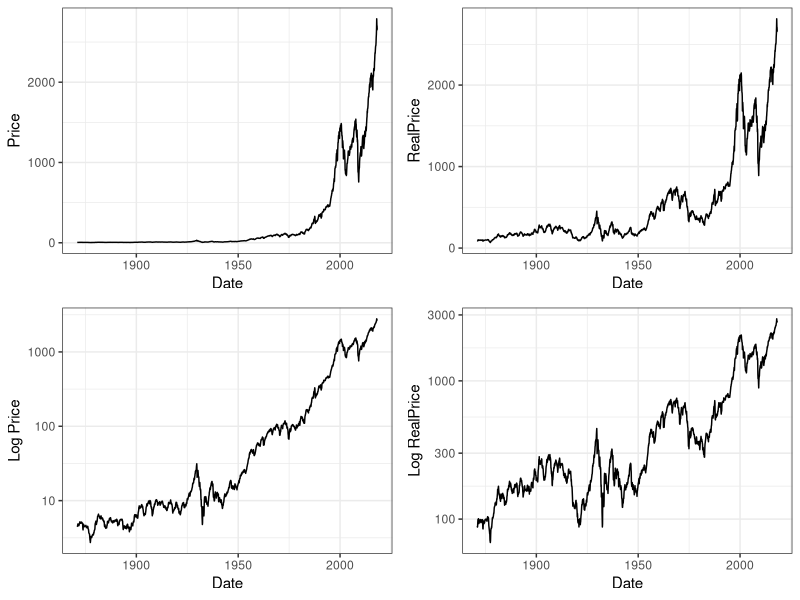
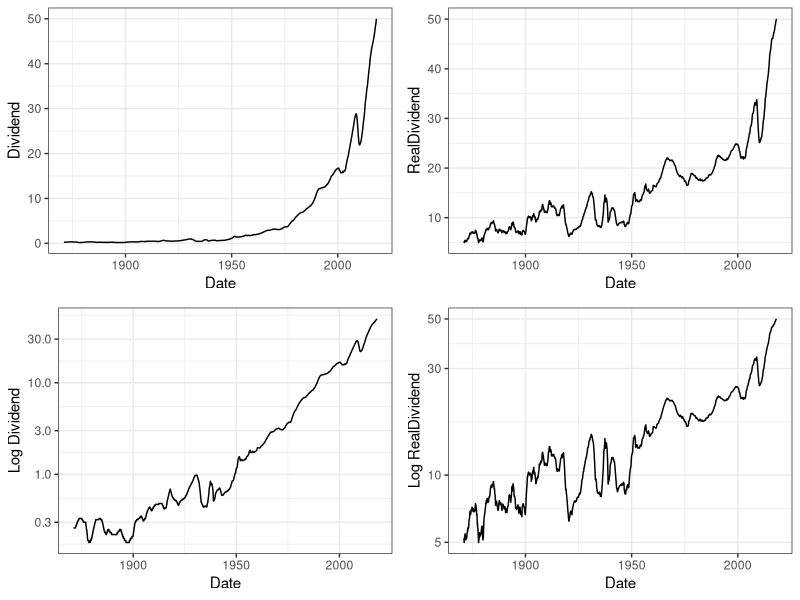
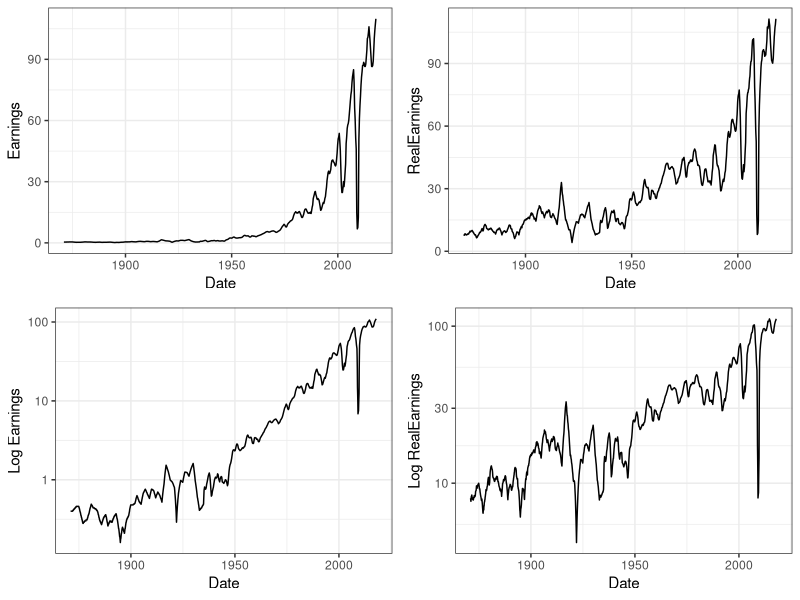
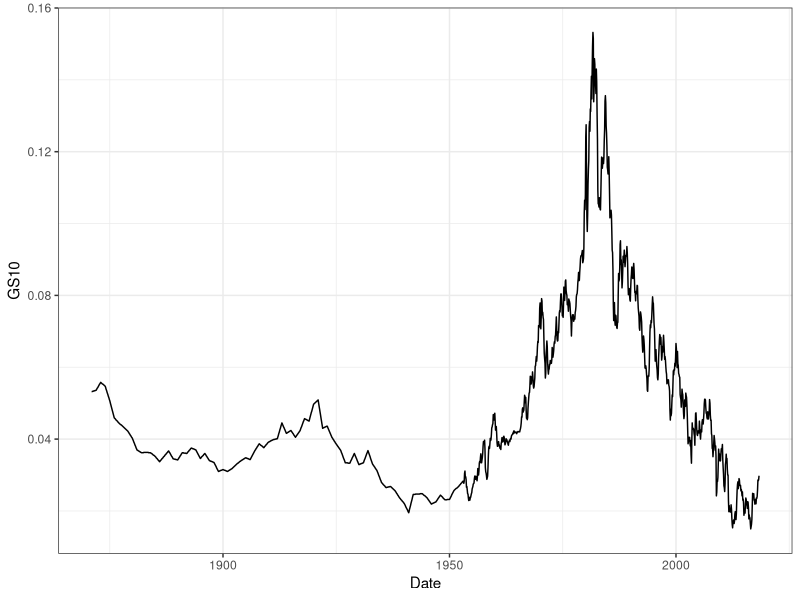
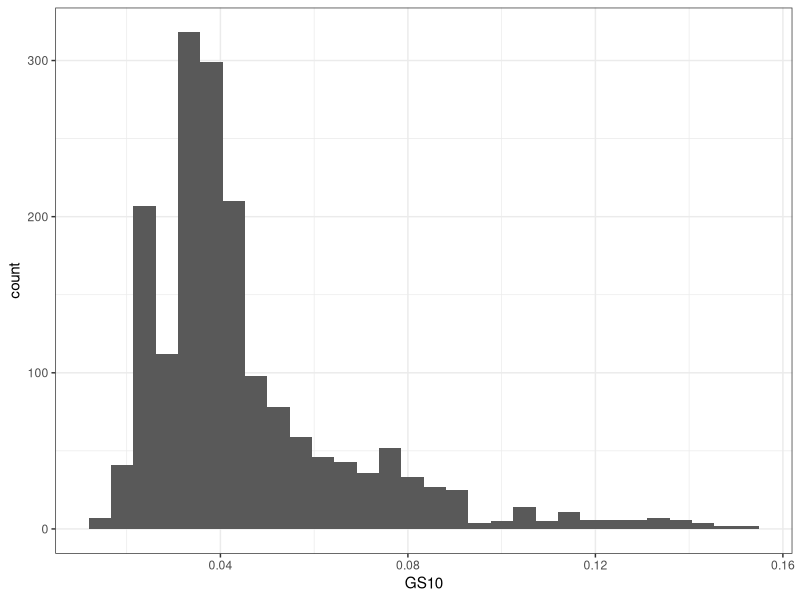
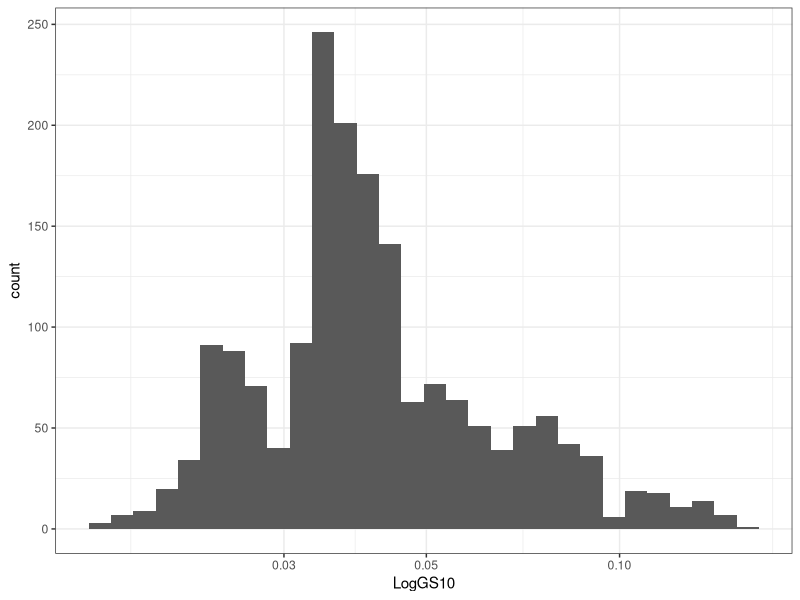
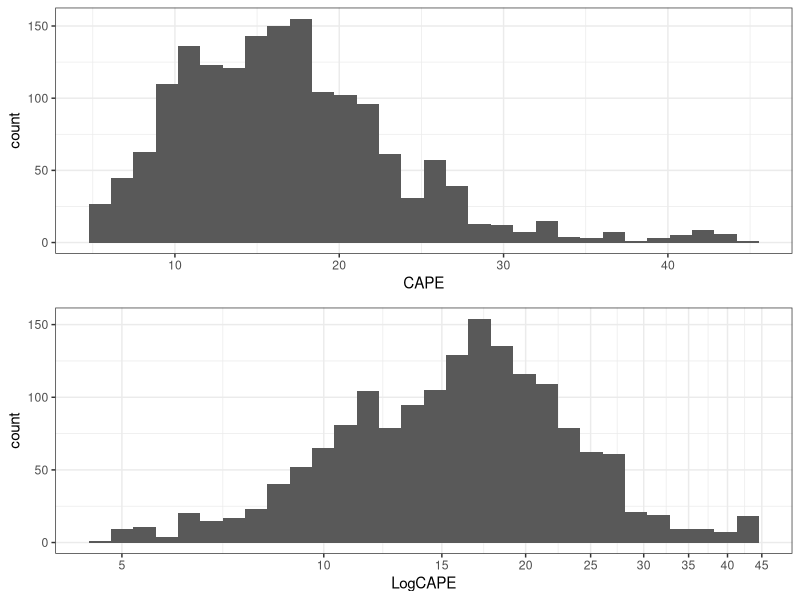
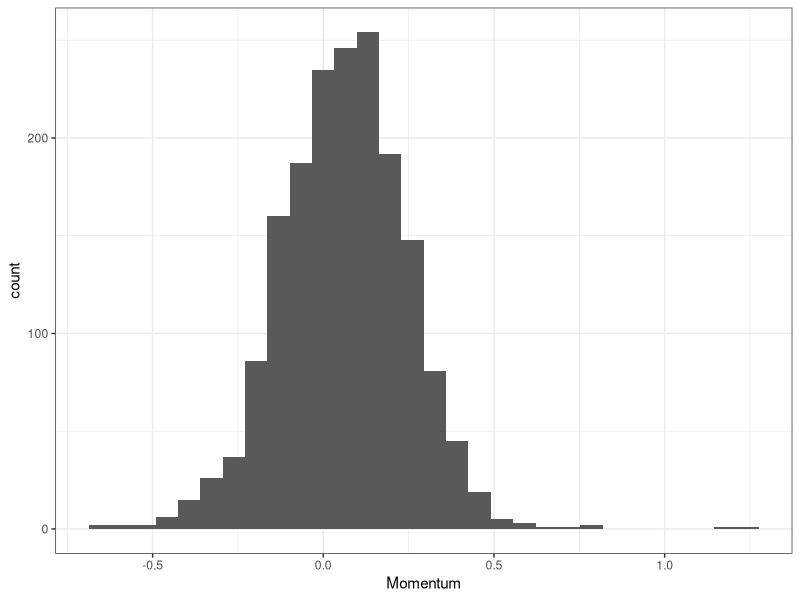

Here is the R script that generated these plots, in order:
## ---- chunk 1
# Load packages

library(ggplot2)
library(gridExtra)
## ---- chunk 2
# Load the Data
cape <- read.csv("ie_data.csv", sep = "\t")
## ---- chunk 3
str(cape)
## ---- chunk 4
# Convert date to character format for parsing
cape$Date <- as.character(cape$Date)

# The as.Date function requires a day, so a .1 needs to be appended to the dates
# A 0 needs to be appended to October so that as.Date can differentiate it from
# January
october <- nchar(cape$Date) == 6
cape$Date <- ifelse(october,
                    paste(cape$Date, "0.1", sep = ""),
                    paste(cape$Date, ".1", sep = ""))

# Finally parse the result
cape$Date <- as.Date(cape$Date, '%Y.%m.%d')

# Rename the rows using the date column
#rownames(cape) <- cape$Date

# Drop the Date and DateFraction columns
cape <- subset(cape, select = -c(DateFraction))
## ---- chunk 5
cape$GS10 <- cape$GS10 / 100
## ---- chunk 6
pct_change <- function(vect, k = 12) {
  # Calculates the percent change over a specified lookback
  # :param vect:  vector of numbers
  # :param  k:    number of periods to lookback
  # :return:      running percent change over lookback length
  
  len = length(vect)
  
  # Create indexes that will be used to truncate the vector
  front_trunc <- (1:k)
  rear_trunc <- ((len-k+1):len)
  
  # Divide truncated versions of the vector by itself to get the percent change
  result <- vect[-front_trunc]/vect[-rear_trunc] - 1
  
  # Pad the results so that it matches the original vector length
  result <- c(rep(NA, k), result)
  
  return(result)
}
## ---- chunk 7
fwd_return <- function(vect, k = 12) {
  # Shift a vector by k values
  # :param vect:  vector to shift
  # :param k:     number of periods to shift by
  # :return:      shifted vector

  len <- length(vect)

  p_changes <- pct_change(vect, k = k)

  # Remove the first k values of the vector
  result <- p_changes[-(1:k)]

  # Restore the vector to original length (NA is appended automatically)
  length(result) <- len

  return(result)
}

## ---- chunk 8
# continuous measurments of growth and inflation
cape$Momentum <- pct_change(cape$Price)
cape$CPIChange <- pct_change(cape$CPI)

# nominal variation
growth <- cape$Momentum > 0
cape$Growth <- ifelse(growth, "Expansion", "Recession")
inflation <- cape$CPIChange > 0
cape$Inflation <- ifelse(inflation, "Inflation", "Deflation")
cape$Growth <- factor(cape$Growth)
cape$Inflation <- factor(cape$Inflation)

cape$Fwd1yrReturns <- fwd_return(cape$Price)
cape$Fwd3yrReturns <- fwd_return(cape$Price, k = 36)
cape$Fwd5yrReturns <- fwd_return(cape$Price, k = 60)
cape$Fwd10yrReturns <- fwd_return(cape$Price, k = 120)

bullish <- cape$Fwd1yrReturns > 0
cape$Outlook <- ifelse(bullish, "Bullish", "Bearish")
cape$Outlook <- factor(cape$Outlook)



## ---- chunk 9
str(cape)
summary(cape)
## ---- chunk 10
theme_set(theme_bw())
g <- ggplot(cape)

plt1 <- g + geom_line(aes(Date, Price))
plt2 <- g + geom_line(aes(Date, RealPrice))
plt3 <- plt1 + scale_y_log10() + labs(y = "Log Price")
plt4 <- plt2 + scale_y_log10() + labs(y = "Log RealPrice")

grid.arrange(plt1, plt2, plt3, plt4, ncol = 2)
## ---- chunk 11
plt1 <- g + geom_line(aes(Date, Dividend))
plt2 <- g + geom_line(aes(Date, RealDividend))
plt3 <- plt1 + scale_y_log10() + labs(y = "Log Dividend")
plt4 <- plt2 + scale_y_log10() + labs(y = "Log RealDividend")

grid.arrange(plt1, plt2, plt3, plt4, ncol = 2)
## ---- chunk 12
plt1 <- g + geom_line(aes(Date, Earnings))
plt2 <- g + geom_line(aes(Date, RealEarnings))
plt3 <- plt1 + scale_y_log10() + labs(y = "Log Earnings")
plt4 <- plt2 + scale_y_log10() + labs(y = "Log RealEarnings")

grid.arrange(plt1, plt2, plt3, plt4, ncol = 2)
## ---- chunk 13
plt1 <- g + geom_line(aes(Date, GS10))
plt2 <- g + geom_histogram(aes(GS10))
plt3 <- plt2 + scale_x_log10() + labs(x = "LogGS10")

#grid.arrange(plt1, plt2, plt3)
print(plt1)
print(plt2)
print(plt3)

summary(cape$GS10)
## ---- chunk 14
plt1 <- g + geom_histogram(aes(CAPE))
plt2 <- plt1 + scale_x_log10(breaks = seq(0, 45, 5)) + labs(x = "LogCAPE")

grid.arrange(plt1, plt2)
## ---- chunk 15
g + geom_histogram(aes(Momentum))
summary(cape$Momentum)
## ---- chunk 16
g + geom_histogram(aes(CPIChange))
summary(cape$CPIChange)
## ---- chunk 17
# The first 12 rows contain NA values for both Inflation and growth
plt1 <- ggplot(cape[-(1:12),]) + geom_bar(aes(Inflation))

plt2 <- ggplot(cape[-(1:12),]) + geom_bar(aes(Growth))
grid.arrange(plt1, plt2, ncol = 2)
## ---- chunk 18
plt1 <- g + geom_histogram(aes(Fwd1yrReturns))
plt2 <- g + geom_histogram(aes(Fwd3yrReturns))
plt3 <- g + geom_histogram(aes(Fwd5yrReturns))
plt4 <- g + geom_histogram(aes(Fwd10yrReturns))

grid.arrange(plt1, plt2, plt3, plt4, ncol = 2)
summary(cape[c("Fwd1yrReturns", "Fwd3yrReturns",
               "Fwd5yrReturns", "Fwd10yrReturns")])
## ---- chunk 19
# this function will convert the returns to a CAGR
annualize <- function(r,t) {
  return((1 + r)^(1 / t) - 1)
}

plt1 <- g + geom_histogram(aes(Fwd1yrReturns))
plt2 <- g + geom_histogram(aes(annualize(Fwd3yrReturns, 3))) +
                                    labs(x = "3 Year CAGR")
plt3 <- g + geom_histogram(aes(annualize(Fwd5yrReturns, 5))) +
                                    labs(x = "5 Year CAGR")
plt4 <- g + geom_histogram(aes(annualize(Fwd10yrReturns, 10))) +
                                    labs(x = "10 Year CAGR")

grid.arrange(plt1, plt2, plt3, plt4, ncol = 2)
print("1 year forward returns")
summary(cape$Fwd1yrReturns)
print("3 year forward returns")
summary(annualize(cape$Fwd3yrReturns, 3))
print("5 year forward returns")
summary(annualize(cape$Fwd5yrReturns, 5))
print("10 year forward returns")
summary(annualize(cape$Fwd10yrReturns, 10))
## ---- chunk 20
cape$Fwd3yrCAGR <- annualize(cape$Fwd3yrReturns, 3)
cape$Fwd5yrCAGR <- annualize(cape$Fwd5yrReturns, 5)
cape$Fwd10yrCAGR <- annualize(cape$Fwd10yrReturns, 10)

# g needs to be updated now that there are new features in the df
g <- ggplot(cape)
## ---- chunk 21
plt1 <- g + geom_point(aes((RealPrice), (RealEarnings)))
plt2 <- g + geom_point(aes((RealPrice), (RealDividend)))
plt3 <- g + geom_point(aes((RealDividend), (RealEarnings)))

grid.arrange(plt1, plt2, plt3, ncol = 2)

## ---- chunk 22
plt1 <- g + geom_point(aes(log10(RealPrice), 
                           log10(RealEarnings)), alpha = 1/10)
plt2 <- g + geom_point(aes(log10(RealPrice), 
                           log10(RealDividend)), alpha = 1/10)
plt3 <- g + geom_point(aes(log10(RealDividend),
                           log10(RealEarnings)), alpha = 1/10)

grid.arrange(plt1, plt2, plt3, ncol = 2)

## ---- chunk 23
# Convenience function created because several features will be plotted
# against forward returns
plot_vs_returns <- function(df, x, x_label, alpha = 1) {
  g <- ggplot(aes(x = x), data = df)
  plt1 <- g + geom_point(aes(y = Fwd1yrReturns), alpha = alpha) + labs(x = x_label)
  plt2 <- g + geom_point(aes(y = Fwd3yrCAGR), alpha = alpha) + labs(x = x_label)
  plt3 <- g + geom_point(aes(y = Fwd5yrCAGR), alpha = alpha) + labs(x = x_label)
  plt4 <- g + geom_point(aes(y = Fwd10yrCAGR), alpha = alpha) + labs(x = x_label)
  
  grid.arrange(plt1, plt2, plt3, plt4)
}
## ---- chunk 24
plot_vs_returns(cape, cape$CAPE, "CAPE")
## ---- chunk 25
plot_vs_returns(cape, log10(cape$CAPE), "Log10(CAPE)", alpha = 1/10)
## ---- chunk 26
g_cape <- ggplot(aes(x = cut(log10(CAPE), breaks = 5)), 
                 data = subset(cape, !is.na(CAPE)))

g_cape + geom_bar(aes(y = Fwd1yrReturns), stat = "summary", fun.y = mean)
g_cape + geom_bar(aes(y = Fwd3yrCAGR), stat = "summary", fun.y = mean)
g_cape + geom_bar(aes(y = Fwd5yrCAGR), stat = "summary", fun.y = mean)
g_cape + geom_bar(aes(y = Fwd10yrCAGR), stat = "summary", fun.y = mean)
## ---- chunk 27
g_cape + geom_boxplot(aes(y = Fwd1yrReturns))
g_cape + geom_boxplot(aes(y = Fwd3yrCAGR))
g_cape + geom_boxplot(aes(y = Fwd5yrCAGR))
g_cape + geom_boxplot(aes(y = Fwd10yrCAGR))
## ---- chunk 28
plot_vs_returns(cape, cape$Momentum, "Momentum")
## ---- chunk 29
plt1 <-ggplot(aes(Momentum, Fwd1yrReturns), data = cape) +
  geom_point(alpha = 1/20) + xlim(-.5, .7)
plt2 <-ggplot(aes(Momentum, Fwd3yrCAGR), data = cape) +
  geom_point(alpha = 1/20) + xlim(-.5, .7)
plt3 <-ggplot(aes(Momentum, Fwd5yrCAGR), data = cape) +
  geom_point(alpha = 1/20) + xlim(-.5, .7)
plt4 <-ggplot(aes(Momentum, Fwd10yrCAGR), data = cape) +
  geom_point(alpha = 1/20) + xlim(-.5, .7)

grid.arrange(plt1, plt2, plt3, plt4)
## ---- chunk 30
# trim the first 12 rows to remove NA values
plt1 <- ggplot(aes(Growth, Fwd1yrReturns), data = cape[-(1:12),]) + geom_boxplot()
plt2 <- ggplot(aes(Growth, Fwd3yrCAGR), data = cape[-(1:12),]) + geom_boxplot()
plt3 <- ggplot(aes(Growth, Fwd5yrCAGR), data = cape[-(1:12),]) + geom_boxplot()
plt4 <- ggplot(aes(Growth, Fwd10yrCAGR), data = cape[-(1:12),]) + geom_boxplot()

grid.arrange(plt1, plt2, plt3, plt4)
## ---- chunk 31
plot_vs_returns(cape, cape$GS10, "GS10", alpha = 1/10)
plot_vs_returns(cape, log10(cape$GS10), "Log(GS10)", alpha = 1/10)
## ---- chunk 32
ggplot(cape[-(1:12),]) + geom_point(aes(GS10, CAPE))+
  scale_x_log10() + scale_y_log10()
cor.test(cape$GS10, cape$CAPE)
## ---- chunk 33
plot_vs_returns(cape, cape$CPIChange, "Inflation", alpha = 1/10)
## ---- chunk 34
g + geom_point(aes(CPIChange, Momentum), alpha = 1/10)
## ---- chunk 35
g + geom_point(aes(CPIChange, GS10), alpha = 1/10)
## ---- chunk 36
ggplot(cape[-(1:12),]) + geom_point(aes(CAPE, Fwd1yrReturns, col = Growth)) +
  scale_x_log10()
## ---- chunk 37
ggplot(cape[-(1:12),]) + geom_point(aes(CAPE, Fwd1yrReturns, col = Growth)) +
  scale_x_log10() + facet_wrap(~Growth)
## ---- chunk 38
ggplot(cape[-(1:12),]) + geom_point(aes(CAPE, Fwd3yrCAGR, col = Growth)) +
  scale_x_log10() + facet_wrap(~Growth)
ggplot(cape[-(1:12),]) + geom_point(aes(CAPE, Fwd5yrCAGR, col = Growth)) +
  scale_x_log10() + facet_wrap(~Growth)
ggplot(cape[-(1:12),]) + geom_point(aes(CAPE, Fwd10yrCAGR, col = Growth)) +
  scale_x_log10() + facet_wrap(~Growth)
## ---- chunk 39
ggplot(cape[-(1:12),]) + geom_point(aes(CAPE, Fwd1yrReturns, col = Inflation)) +
  scale_x_log10() + facet_wrap(~Inflation)
ggplot(cape[-(1:12),]) + geom_point(aes(CAPE, Fwd3yrCAGR, col = Inflation)) +
  scale_x_log10() + facet_wrap(~Inflation)
ggplot(cape[-(1:12),]) + geom_point(aes(CAPE, Fwd5yrCAGR, col = Inflation)) +
  scale_x_log10() + facet_wrap(~Inflation)
ggplot(cape[-(1:12),]) + geom_point(aes(CAPE, Fwd10yrCAGR, col = Inflation)) +
  scale_x_log10() + facet_wrap(~Inflation)
## ---- chunk 40
g_cape + geom_boxplot(aes(y = Fwd1yrReturns)) + 
  facet_wrap(Growth~Inflation)
## ---- chunk 41
g + geom_density(aes(1/CAPE - GS10)) +
  labs(title = "Inverse CAPE minus the risk free rate")
## ---- chunk 42
plot_vs_returns(cape, 1/cape$CAPE - cape$GS10,
                "Stock Yield - GS10", alpha = 1/10)
## ---- chunk 43

## ---- chunk 44

## ---- chunk 45

